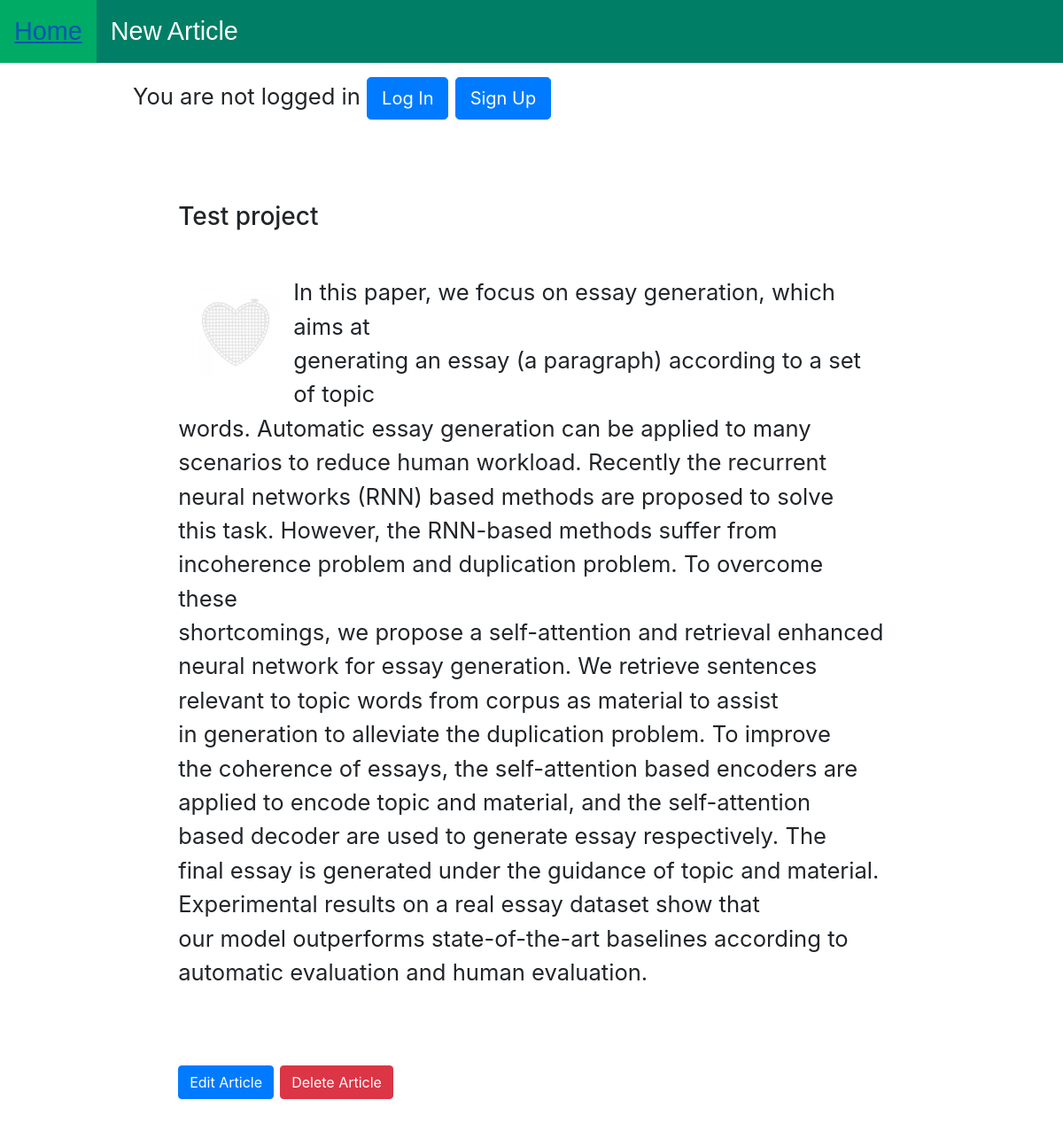
Page /article/1/ on the earlier database version.
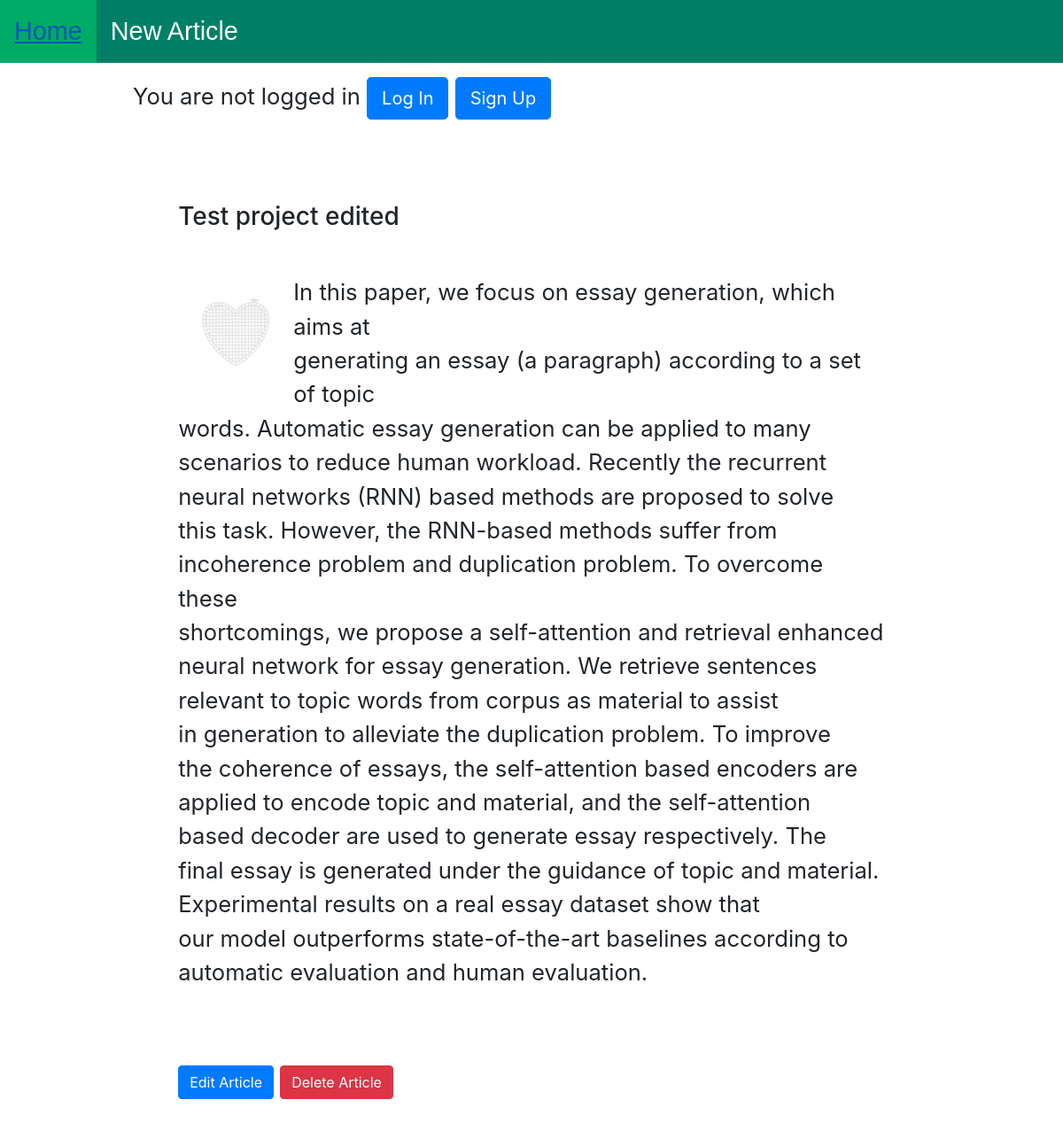
Same page on the later database version.
### articles/models.py (models this page shows, shortened)
class Article(models.Model):
    title = models.CharField(max_length=200)
    text = models.TextField()
    author = models.ForeignKey(         #Unique identifier for our authors
        'auth.User',                    #This will handle authentication
        on_delete = models.CASCADE,     #If this object deleted, than delete all references
        default=1,                      #Because We have already article inside of it, main superuser
        )
    photo = models.ImageField(upload_to="galery", default='drop-bear.jpg')

### articles/views.py (the view)
# urls.py: path('article/<int:pk>/', ArticleDetailView.as_view(), name='article_detail'),
class ArticleDetailView(DetailView):
    model = Article
    template_name = 'article_detail.html'

### templates/article_detail.html
{% extends 'base.html' %}
{% block content %}
<main>
    <section>
        <h3>{{ article.title }}</h3>
        <article>
            <img src="{{ article.photo.url }}" alt="{{ article.title }}" class="art-img">
            <p>{{ article.text|linebreaks }}</p>
        </article>
        <a href="{% url 'article_edit' article.pk %}" class="btn btn-primary btn-bg">Edit Article</a>
        <a href="{% url 'article_delete' article.pk %}" class="btn btn-danger btn-bg">Delete Article</a>
    </section>
</main>
{% endblock content %}

### templates/base.html (shortened to what this page needs)
{% load static %}
<!DOCTYPE html>
<html lang="en">
    <head>
        <link href="{% static 'css/base.css' %}" rel="stylesheet">
        <link rel="stylesheet" href="https://stackpath.bootstrapcdn.com/bootstrap/4.1.3/css/bootstrap.min.css">
    </head>
    <body>
        <ul>
            <li><a href="{% url 'home' %}">Home</a></li>
            <li><a href="{% url 'new_article' %}">New Article</a></li>
        </ul>
        <div class="wrapper">
            {% if user.is_authenticated %}
                <p>Hi {{ user.username }}</p>
            {% else %}
                <p>You are not logged in
                <a href="{% url 'login' %}" class="btn btn-primary btn-lg">Log In</a>
                <a href="{% url 'signup' %}" class="btn btn-primary btn-lg">Sign Up</a></p>
            {% endif %}
        {% block content %}
        {% endblock content %}
        </div>
    </body>
</html>

### static/CSS/base.css (style rules this page uses)
* { margin: 0; padding: 0; }
body { background-color: gray; font-size: 62.5%; padding: 0; margin: 0; }
.wrapper { width: 900px; font-size: 1.6em; margin: 0 auto; background-color: white; }
main { padding: 2em; position: relative; }
p { padding: 0 0 1em 0; }
main { padding: 2em; }
.art-img { float: left; margin: 55px 15px 15px 15px; height: 100px; width: 100px; }
h3 { margin-bottom: 1em; font-family: Arial, Helvetica, sans-serif; }
a:link { text-decoration: none; }
ul { list-style-type: none; margin: 0; padding: 0; overflow: hidden; background-color: #007F66; }
li { float:left; }
li a { display: block; color: white; text-align: center; padding: 14px 16px; text-decoration: none; font-size: 1.8em; font-family: Arial, Helvetica, sans-serif; }

Differences in the rows shown:
changed Article: title "Test project" → "Test project edited"
